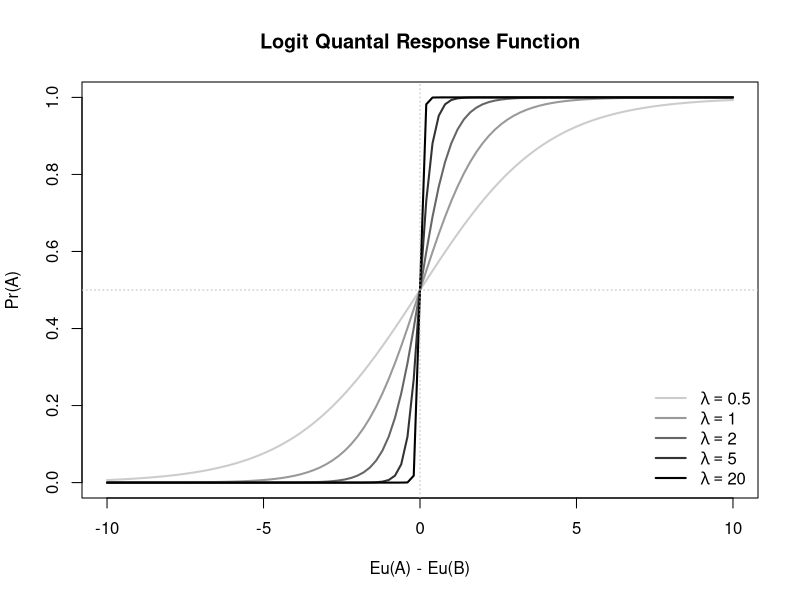
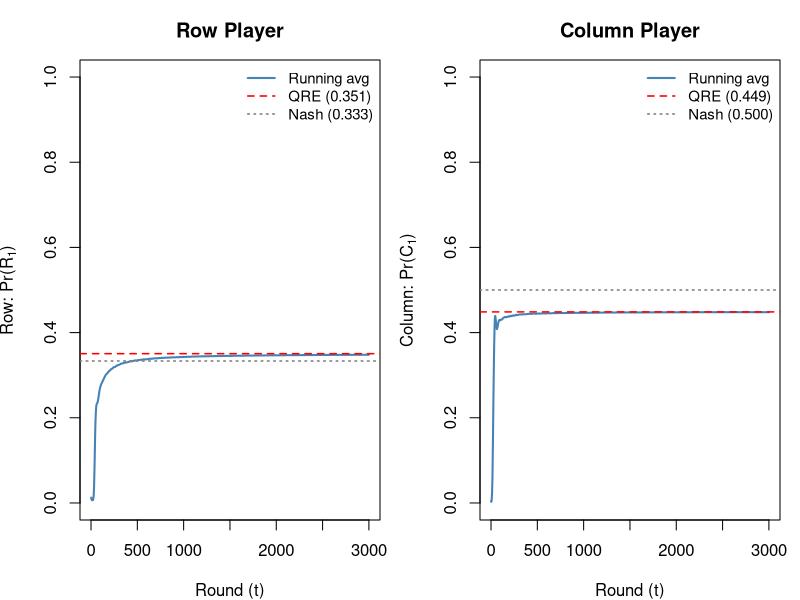

These charts were generated, in order, by the following R code:
## ---- chunk 1
knitr::opts_chunk$set(
  echo = TRUE, message = FALSE, warning = FALSE,
  fig.width = 8, fig.height = 5
)
set.seed(215)
## ---- chunk 2
logit <- function(x) 1 / (1 + exp(-x))
## ---- chunk 3
curve(logit(0.5 * x), from = -10, to = 10, n = 500,
      xlab = "Eu(A) - Eu(B)", ylab = "Pr(A)",
      main = "Logit Quantal Response Function",
      col = "gray80", lwd = 2, ylim = c(0, 1))
curve(logit(1 * x),  add = TRUE, col = "gray60", lwd = 2)
curve(logit(2 * x),  add = TRUE, col = "gray40", lwd = 2)
curve(logit(5 * x),  add = TRUE, col = "gray20", lwd = 2)
curve(logit(20 * x), add = TRUE, col = "black",  lwd = 2)
abline(h = 0.5, lty = 3, col = "gray")
abline(v = 0,   lty = 3, col = "gray")
legend("bottomright",
       legend = c(expression(lambda == 0.5),
                  expression(lambda == 1),
                  expression(lambda == 2),
                  expression(lambda == 5),
                  expression(lambda == 20)),
       col = c("gray80", "gray60", "gray40", "gray20", "black"),
       lwd = 2, bty = "n")
## ---- chunk 4
qre_2x2 <- function(A, B, lambda, start = c(0.5, 0.5)) {
  obj <- function(z) {
    p <- logit(z[1])   # Pr(Row plays action 1)
    q <- logit(z[2])   # Pr(Column plays action 1)

    # Row's expected payoffs
    ur1 <- A[1,1] * q + A[1,2] * (1 - q)
    ur2 <- A[2,1] * q + A[2,2] * (1 - q)

    # Column's expected payoffs
    uc1 <- B[1,1] * p + B[2,1] * (1 - p)
    uc2 <- B[1,2] * p + B[2,2] * (1 - p)

    # QRE conditions: p = logit(lambda * payoff diff)
    br_p <- logit(lambda * (ur1 - ur2))
    br_q <- logit(lambda * (uc1 - uc2))

    # Minimize squared deviation from fixed-point conditions
    (p - br_p)^2 + (q - br_q)^2
  }

  fit <- optim(qlogis(start), obj)
  c(p = logit(fit$par[1]), q = logit(fit$par[2]))
}
## ---- chunk 5
A <- matrix(c(
   2, -2,
  -1,  1
), nrow = 2, byrow = TRUE)

B <- -A  # Zero-sum

rownames(A) <- rownames(B) <- c("R1", "R2")
colnames(A) <- colnames(B) <- c("C1", "C2")

cat("Row's payoff matrix (A):\n")
print(A)
cat("\nColumn's payoff matrix (B):\n")
print(B)
## ---- chunk 6
lambdas <- c(0.5, 1, 2, 5, 10, 50)
results <- t(sapply(lambdas, function(lam) qre_2x2(A, B, lambda = lam)))
results <- data.frame(lambda = lambdas, p = results[,1], q = results[,2])

cat("QRE predictions across lambda values:\n")
cat(sprintf("%-10s %-20s %-20s\n", "lambda", "p (Row plays R1)", "q (Col plays C1)"))
cat(strrep("-", 50), "\n")
for (i in seq_len(nrow(results))) {
  cat(sprintf("%-10.1f %-20.4f %-20.4f\n",
              results$lambda[i], results$p[i], results$q[i]))
}
cat(sprintf("%-10s %-20s %-20s\n", "Nash", "0.3333", "0.5000"))
## ---- chunk 7
simulate_sfp_2x2 <- function(A, B, lambda = 2, alpha = 0.05,
                             T = 3000, N = 400,
                             p0 = 0.9, q0 = 0.1) {

  phat <- p0   # Column's belief about Row playing action 1
  qhat <- q0   # Row's belief about Column playing action 1

  out <- data.frame(
    t = 1:T,
    p_play = NA_real_,
    q_play = NA_real_,
    phat = NA_real_,
    qhat = NA_real_
  )

  for (t in 1:T) {
    # Expected payoff differences given current beliefs
    ur1 <- A[1,1] * qhat + A[1,2] * (1 - qhat)
    ur2 <- A[2,1] * qhat + A[2,2] * (1 - qhat)

    uc1 <- B[1,1] * phat + B[2,1] * (1 - phat)
    uc2 <- B[1,2] * phat + B[2,2] * (1 - phat)

    # Logit choice probabilities
    pr <- logit(lambda * (ur1 - ur2))
    pc <- logit(lambda * (uc1 - uc2))

    # Population of N agents each draw an action
    p_play <- mean(rbinom(N, 1, pr))
    q_play <- mean(rbinom(N, 1, pc))

    # Exponential smoothing of beliefs
    phat <- (1 - alpha) * phat + alpha * p_play
    qhat <- (1 - alpha) * qhat + alpha * q_play

    out[t, ] <- c(t, p_play, q_play, phat, qhat)
  }

  out
}
## ---- chunk 8
lambda <- 2
qre <- qre_2x2(A, B, lambda = lambda)
sim  <- simulate_sfp_2x2(A, B, lambda = lambda, alpha = 0.05,
                          T = 3000, N = 400, p0 = 0.9, q0 = 0.1)

# Compute running averages
sim$run_p <- cumsum(sim$p_play) / sim$t
sim$run_q <- cumsum(sim$q_play) / sim$t
## ---- chunk 9
par(mfrow = c(1, 2), mar = c(4, 4, 3, 1))

# Row player
plot(sim$t, sim$run_p, type = "l", ylim = c(0, 1), col = "steelblue", lwd = 2,
     xlab = "Round (t)", ylab = expression("Row: Pr(" * R[1] * ")"),
     main = "Row Player")
abline(h = qre["p"], lty = 2, col = "red", lwd = 1.5)
abline(h = 1/3,      lty = 3, col = "gray50", lwd = 1.5)
legend("topright",
       legend = c("Running avg", sprintf("QRE (%.3f)", qre["p"]), "Nash (0.333)"),
       col = c("steelblue", "red", "gray50"),
       lty = c(1, 2, 3), lwd = c(2, 1.5, 1.5), bty = "n", cex = 0.9)

# Column player
plot(sim$t, sim$run_q, type = "l", ylim = c(0, 1), col = "steelblue", lwd = 2,
     xlab = "Round (t)", ylab = expression("Column: Pr(" * C[1] * ")"),
     main = "Column Player")
abline(h = qre["q"], lty = 2, col = "red", lwd = 1.5)
abline(h = 0.5,      lty = 3, col = "gray50", lwd = 1.5)
legend("topright",
       legend = c("Running avg", sprintf("QRE (%.3f)", qre["q"]), "Nash (0.500)"),
       col = c("steelblue", "red", "gray50"),
       lty = c(1, 2, 3), lwd = c(2, 1.5, 1.5), bty = "n", cex = 0.9)
